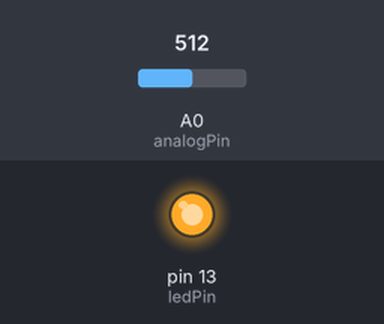
Bench run of a sketch on a simulated Arduino Uno, built with avr-gcc and run on an emulated ATmega328P. Parts: output pins drawn as LEDs (lit = HIGH). The test bench sets the inputs (shaded band); at power-on: A0 (analogPin) = 512.

Above: at 1.2 s.
1.3 s: A0 (analogPin) set to 497
At 2.1 s:
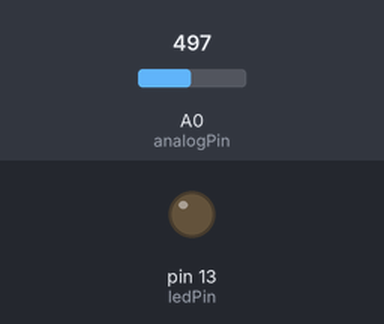
2.8 s: A0 (analogPin) set to 716
At 3.2 s:
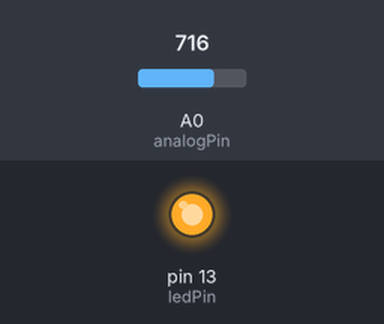
4.3 s: A0 (analogPin) set to 511
At 5.5 s:
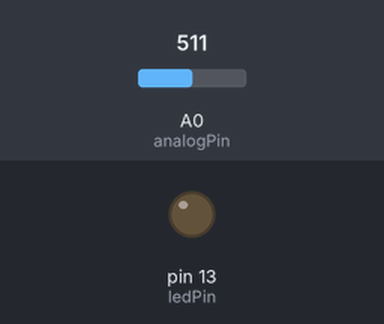
Timing chart, 0 to 7.3 s (numbered marks = the images above; inputs shaded):
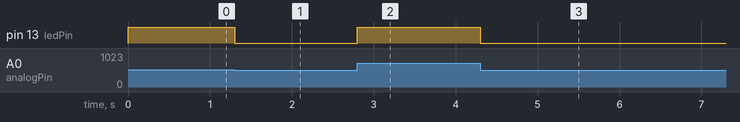

The sketch:

Rotary_Potentiometer.ino
```cpp
int ledPin = 13;      // LED 燈連接到數位 pin 9
int analogPin = A0;   // 可變電阻連接到類比 pin 3
int val = 0;         // 儲存讀取到的電壓數值

void setup()
{
  pinMode(ledPin, OUTPUT);   // 設定 pin 9 腳為輸出
  Serial.begin(9600);
}

void loop()
{
  //int sensorValue=analogRead(A0);
  val = analogRead(analogPin);   // 讀取類比輸入 pin 腳
  analogWrite(ledPin, val / 4);  // analogRead 數值從 0 到 1023
  //Serial.println(sensorValue);                               // analogWrite 數值從 0 到 255
  delay(1);
}
```

Measured:
- the behaviour switches between 512 and 511 on A0 (analogPin) (found by bisection; images 0 and 1)
- after the input at 1.3 s, pin 13 (ledPin): HIGH → LOW at once
- after the input at 2.8 s, pin 13 (ledPin): LOW → HIGH at once
- after the input at 4.3 s, pin 13 (ledPin): HIGH → LOW at once
